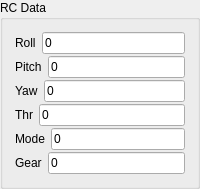
           <widget class="QGroupBox" name="rcDisplay">
            <property name="title">
             <string>RC Data</string>
            </property>
            <layout class="QVBoxLayout" name="verticalLayout_6">
             <property name="spacing">
              <number>2</number>
             </property>
             <property name="leftMargin">
              <number>12</number>
             </property>
             <property name="topMargin">
              <number>12</number>
             </property>
             <property name="rightMargin">
              <number>12</number>
             </property>
             <property name="bottomMargin">
              <number>12</number>
             </property>
             <item>
              <layout class="QHBoxLayout" name="horizontalLayout_103">
               <property name="spacing">
                <number>6</number>
               </property>
               <item>
                <widget class="QLabel" name="label_71">
                 <property name="text">
                  <string>Roll</string>
                 </property>
                </widget>
               </item>
               <item>
                <widget class="QLineEdit" name="le_vrcRoll">
                 <property name="text">
                  <string>0</string>
                 </property>
                 <property name="readOnly">
                  <bool>true</bool>
                 </property>
                </widget>
               </item>
              </layout>
             </item>
             <item>
              <layout class="QHBoxLayout" name="horizontalLayout_105">
               <property name="spacing">
                <number>6</number>
               </property>
               <item>
                <widget class="QLabel" name="label_72">
                 <property name="text">
                  <string>Pitch</string>
                 </property>
                </widget>
               </item>
               <item>
                <widget class="QLineEdit" name="le_vrcPitch">
                 <property name="text">
                  <string>0</string>
                 </property>
                 <property name="readOnly">
                  <bool>true</bool>
                 </property>
                </widget>
               </item>
              </layout>
             </item>
             <item>
              <layout class="QHBoxLayout" name="horizontalLayout_97">
               <property name="spacing">
                <number>6</number>
               </property>
               <item>
                <widget class="QLabel" name="label">
                 <property name="text">
                  <string>Yaw</string>
                 </property>
                </widget>
               </item>
               <item>
                <widget class="QLineEdit" name="le_vrcYaw">
                 <property name="text">
                  <string>0</string>
                 </property>
                 <property name="readOnly">
                  <bool>true</bool>
                 </property>
                </widget>
               </item>
              </layout>
             </item>
             <item>
              <layout class="QHBoxLayout" name="horizontalLayout_100">
               <property name="spacing">
                <number>6</number>
               </property>
               <item>
                <widget class="QLabel" name="label_69">
                 <property name="text">
                  <string>Thr</string>
                 </property>
                </widget>
               </item>
               <item>
                <widget class="QLineEdit" name="le_vrcThrottle">
                 <property name="text">
                  <string>0</string>
                 </property>
                 <property name="readOnly">
                  <bool>true</bool>
                 </property>
                </widget>
               </item>
              </layout>
             </item>
             <item>
              <layout class="QHBoxLayout" name="horizontalLayout_98">
               <property name="spacing">
                <number>6</number>
               </property>
               <item>
                <widget class="QLabel" name="label_67">
                 <property name="text">
                  <string>Mode</string>
                 </property>
                </widget>
               </item>
               <item>
                <widget class="QLineEdit" name="le_vrcMode">
                 <property name="text">
                  <string>0</string>
                 </property>
                 <property name="readOnly">
                  <bool>true</bool>
                 </property>
                </widget>
               </item>
              </layout>
             </item>
             <item>
              <layout class="QHBoxLayout" name="horizontalLayout_99">
               <property name="spacing">
                <number>6</number>
               </property>
               <item>
                <widget class="QLabel" name="label_68">
                 <property name="text">
                  <string>Gear</string>
                 </property>
                </widget>
               </item>
               <item>
                <widget class="QLineEdit" name="le_vrcGear">
                 <property name="text">
                  <string>0</string>
                 </property>
                 <property name="readOnly">
                  <bool>true</bool>
                 </property>
                </widget>
               </item>
              </layout>
             </item>
            </layout>
           </widget>
